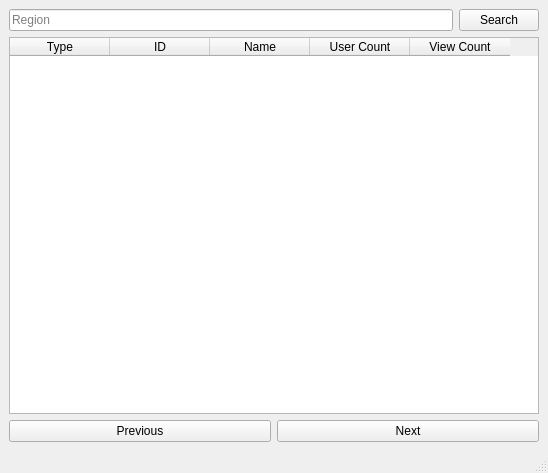
<?xml version="1.0" encoding="UTF-8"?>
<ui version="4.0">
 <class>MainWindow</class>
 <widget class="QMainWindow" name="MainWindow">
  <property name="geometry">
   <rect>
    <x>0</x>
    <y>0</y>
    <width>548</width>
    <height>473</height>
   </rect>
  </property>
  <property name="windowTitle">
   <string>Tiktok Search</string>
  </property>
  <widget class="QWidget" name="centralwidget">
   <layout class="QVBoxLayout" name="verticalLayout">
    <item>
     <layout class="QHBoxLayout" name="horizontalLayout">
      <item>
       <widget class="QLineEdit" name="region">
        <property name="placeholderText">
         <string>Region</string>
        </property>
       </widget>
      </item>
      <item>
       <widget class="QPushButton" name="search">
        <property name="text">
         <string>Search</string>
        </property>
       </widget>
      </item>
     </layout>
    </item>
    <item>
     <widget class="QTableWidget" name="tableWidget">
      <column>
       <property name="text">
        <string>Type</string>
       </property>
      </column>
      <column>
       <property name="text">
        <string>ID</string>
       </property>
      </column>
      <column>
       <property name="text">
        <string>Name</string>
       </property>
      </column>
      <column>
       <property name="text">
        <string>User Count</string>
       </property>
      </column>
      <column>
       <property name="text">
        <string>View Count</string>
       </property>
      </column>
     </widget>
    </item>
    <item>
     <layout class="QHBoxLayout" name="horizontalLayout_2">
      <item>
       <widget class="QPushButton" name="pushButton_2">
        <property name="text">
         <string>Previous</string>
        </property>
       </widget>
      </item>
      <item>
       <widget class="QPushButton" name="pushButton">
        <property name="text">
         <string>Next</string>
        </property>
       </widget>
      </item>
     </layout>
    </item>
   </layout>
  </widget>
  <widget class="QStatusBar" name="statusbar"/>
 </widget>
 <resources/>
 <connections/>
</ui>
